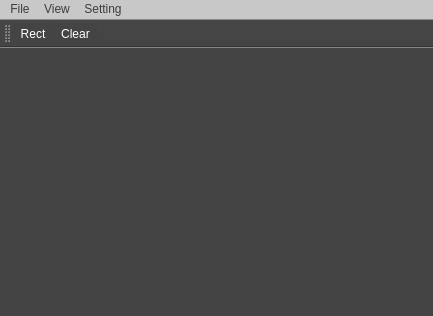
<?xml version="1.0" encoding="UTF-8"?>
<ui version="4.0">
 <class>MainWindow</class>
 <widget class="QMainWindow" name="MainWindow">
  <property name="geometry">
   <rect>
    <x>0</x>
    <y>0</y>
    <width>433</width>
    <height>316</height>
   </rect>
  </property>
  <property name="windowTitle">
   <string>MainWindow</string>
  </property>
  <property name="styleSheet">
   <string notr="true">QWidget{
	background-color: rgb(68, 68, 68);
	color: rgb(255, 255, 255);
	font: 10pt &quot;Serif&quot;;
}

QMenuBar{
	background-color: rgb(200, 200, 200);
	color: rgb(60, 60, 60);
}</string>
  </property>
  <widget class="QWidget" name="centralWidget"/>
  <widget class="QMenuBar" name="menuBar">
   <property name="geometry">
    <rect>
     <x>0</x>
     <y>0</y>
     <width>433</width>
     <height>22</height>
    </rect>
   </property>
   <widget class="QMenu" name="menuFile">
    <property name="title">
     <string>File</string>
    </property>
   </widget>
   <widget class="QMenu" name="menuView">
    <property name="title">
     <string>View</string>
    </property>
   </widget>
   <widget class="QMenu" name="menuSetting">
    <property name="title">
     <string>Setting</string>
    </property>
   </widget>
   <addaction name="menuFile"/>
   <addaction name="menuView"/>
   <addaction name="menuSetting"/>
  </widget>
  <widget class="QToolBar" name="mainToolBar">
   <property name="windowTitle">
    <string>Hello GL</string>
   </property>
   <attribute name="toolBarArea">
    <enum>TopToolBarArea</enum>
   </attribute>
   <attribute name="toolBarBreak">
    <bool>false</bool>
   </attribute>
   <addaction name="actionRect"/>
   <addaction name="actionClear"/>
  </widget>
  <widget class="QStatusBar" name="statusBar"/>
  <action name="actionRect">
   <property name="text">
    <string>Rect</string>
   </property>
  </action>
  <action name="actionClear">
   <property name="text">
    <string>Clear</string>
   </property>
  </action>
 </widget>
 <layoutdefault spacing="6" margin="11"/>
 <resources/>
 <connections/>
</ui>
